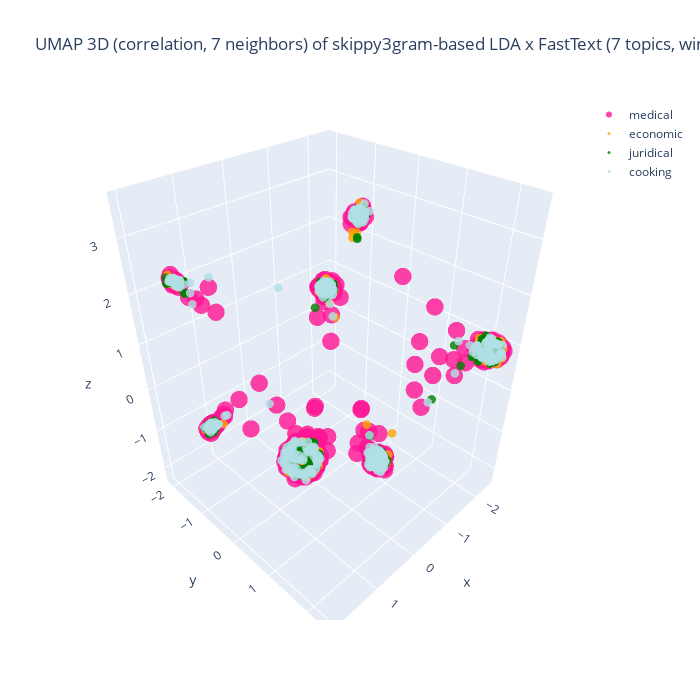

This figure's notebook cell:
### Code cell
%%capture --no-display

## Plotlyを使って tSNE の結果の可視化 (3D)
import plotly.graph_objects as go
import numpy as np
#
domain_ids = set(plot_df['domain_id'])
reverse_domain_list = False
if reverse_domain_list:
    domain_ids = sorted(domain_list, reverse = True)
fig = go.Figure()
for domain_id in domain_ids:
    # set marker size of the target domain
    if domain_id == [ k for k, v in domain_mapping.items() if v == target_domain ][0]:
        size_val = 6
    else:
        size_val = 3
    part = plot_df[ plot_df['domain_id'] == domain_id ]
    color = colormap[domain_id]
    print(f"color: {color}")
    fig.add_trace(
        go.Scatter3d(
            x = part['D1'], y = part['D2'], z = part['D3'],
            name = domain_mapping[domain_id],
            mode = 'markers',
            marker = dict(size = size_val, opacity = 0.8),
            #marker_colorscale = list(colormap.values()),
            marker_color = color,
            showlegend = True
        )
    )

## 3D 散布図にラベルを追加する処理は未実装
if use_UMAP:
    embedding_method = f"UMAP 3D ({umap_metric}, {umap_n_neighbors} neighbors)"
else:
    embedding_method = f"t-SNE 3D (ppl: {doc_perplexity_val})"
if use_FastText:
    if use_LDA:
        title_val = f"{embedding_method} of\n{term_type}-based LDA x FastText ({n_topics} topics, window: {ft_window_size})"
    else:
        title_val = f"{embedding_method} of\nFastText ({n_topics} dims, window: {ft_window_size})"
else:
    title_val = f"{embedding_method} of\n{term_type}-based LDA ({n_topics} topics=dims)"
#
fig.update_layout(title = dict(text = title_val), autosize = False, width = 700, height = 700)
fig.show()

### Figure 1 — Plotly figure (JSON) as saved in the notebook; plotly's stock layout.template omitted (floating-point values rounded to 4 significant figures; data arrays with more than 128 entries replaced by an {"elided": "..."} marker saying what was removed)
{"data": [{"marker": {"color": "deeppink", "opacity": 0.8, "size": 6}, "mode": "markers", "name": "medical", "showlegend": true, "type": "scatter3d", "x": {"elided": "500 float values"}, "y": {"elided": "500 float values"}, "z": {"elided": "500 float values"}}, {"marker": {"color": "orange", "opacity": 0.8, "size": 3}, "mode": "markers", "name": "economic", "showlegend": true, "type": "scatter3d", "x": {"elided": "400 float values"}, "y": {"elided": "400 float values"}, "z": {"elided": "400 float values"}}, {"marker": {"color": "green", "opacity": 0.8, "size": 3}, "mode": "markers", "name": "juridical", "showlegend": true, "type": "scatter3d", "x": {"elided": "500 float values"}, "y": {"elided": "500 float values"}, "z": {"elided": "500 float values"}}, {"marker": {"color": "powderblue", "opacity": 0.8, "size": 3}, "mode": "markers", "name": "cooking", "showlegend": true, "type": "scatter3d", "x": {"elided": "500 float values"}, "y": {"elided": "500 float values"}, "z": {"elided": "500 float values"}}], "layout": {"autosize": false, "height": 700, "title": {"text": "UMAP 3D (correlation, 7 neighbors) of\nskippy3gram-based LDA x FastText (7 topics, window: 5)"}, "width": 700}}
